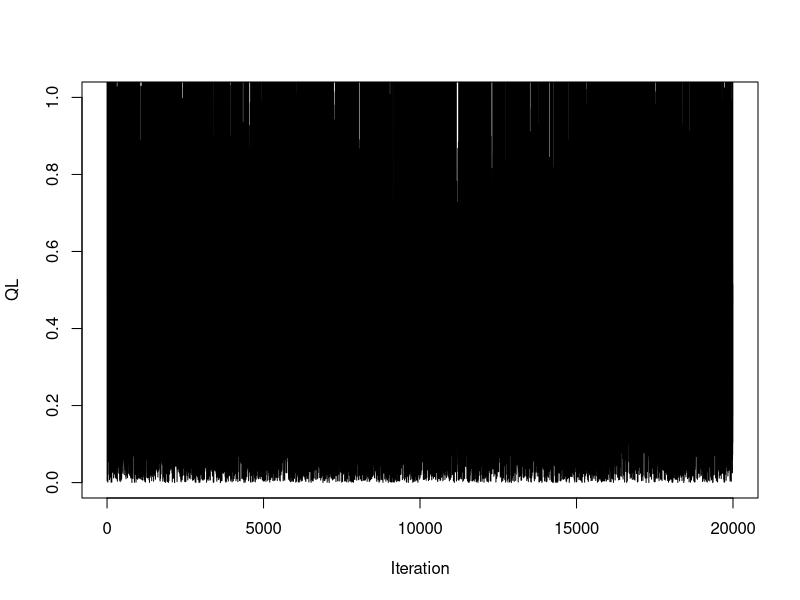
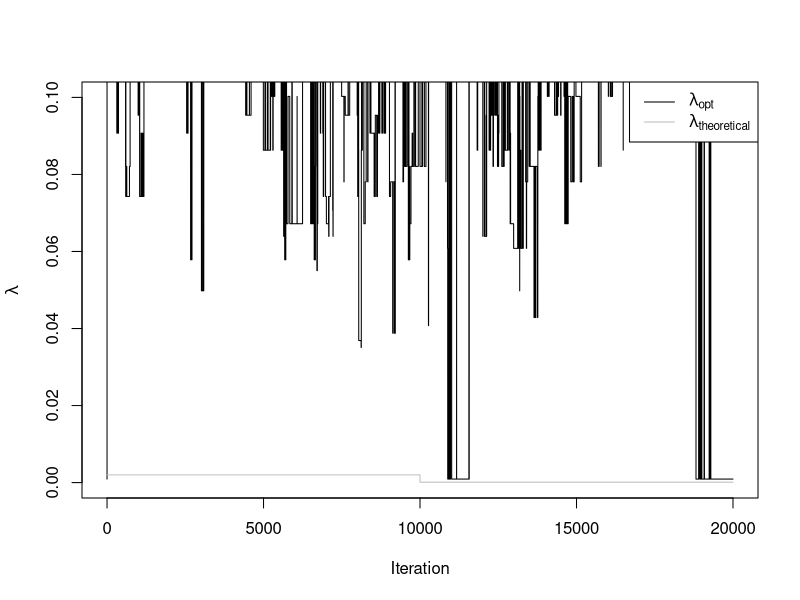
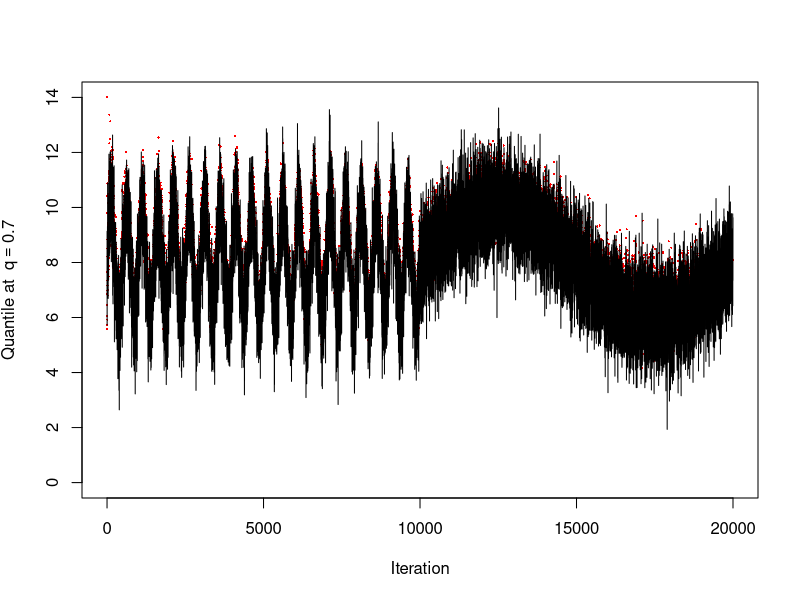

R code for these plots, in order: (Note: this script raises an error after producing the figures.)
## ---- chunk 1
library (dplyr)
## ---- chunk 2
rm (list = ls())
set.seed (1234)
## ---- chunk 3
D1 <- function (q_prob, q_hat) {
    return(q_prob * q_hat)
}
D2 <- function (q_prob, q_hat) {
    return((1 - q_prob) * q_hat)
}

# Incremental Algorithm (returns next iteration quantile estimates for each lambda_vec value)
DUMIQE <- function (t, x_obs, q_hat_t, lambda_vec, q_prob) {
    if (t == 0) { # Initialization step 
    Q_min <- 14 # I'm choosing a different value until it converges...
    return (rep (Q_min, times = length(lambda_vec))) # L was still not defined
    } else {
        return(ifelse (
            x_obs[t + 1] >= q_hat_t,                    # Logical vector
            # RECALL: between 2 vectors * performs element-wise multiplication 
            q_hat_t + lambda_vec * D1(q_prob, q_hat_t), # If TRUE
            q_hat_t - lambda_vec * D2(q_prob, q_hat_t)  # If FALSE
        )) 
    }
}
## ---- chunk 4
QL <- function (t, x_obs, q_hat_t, q_prob) {
    return(ifelse(
        x_obs[t + 1] >= q_hat_t,               # Logical vector
        (1-q_prob) * (x_obs[t + 1] - q_hat_t), # If TRUE
        q_prob * (q_hat_t - x_obs[t + 1])      # If FALSE
    ))
}
## ---- chunk 5
tau1  <- 500
tau2  <- 10^4
T     <- 10^4
tau_n <- function (t) {
    return(tau1 * as.integer(t < T) + tau2 * as.integer(t >= T & t < 2*T))
}
iter <- 0:(2*T - 1)

# Normally distributed data stream
miu    <- 8
b      <- 2
sigma  <- 1
t      <- iter
mean_t <- miu + b * sin(2 * pi * t / tau_n(t))
normal_stream <- rnorm(
    n = 2*T,
    mean = mean_t,
    sd = sigma
)
## ---- chunk 6
q_fig2 <- 0.7
## ---- chunk 7
possible_lambdas <- exp(seq (from = -7, to = 0, by = 0.05))
L <- length(possible_lambdas) # number of estimates per iteration 

gamma_Oracle <- 1 - (0.01)^(1/1000) # 0.005 
## ---- chunk 8
q_hat   <- matrix(0, nrow = 2*T, ncol = L)
QL_hat  <- matrix(0, nrow = 2*T, ncol = L)
EQL_hat <- matrix(0, nrow = 2*T, ncol = L)

oracle_lambdas         <- numeric(2*T)
oracle_quantiles       <- numeric(2*T)
oracle_QL              <- numeric(2*T)

for (t in iter) {
    # Quantiles estimates on iteration t for each value in possible_lambdas 
    q_hat[t + 1, ] <- DUMIQE(
        t, 
        normal_stream, 
        q_hat[max(t,1), ], # max is due to the initialization step
        possible_lambdas,
        q_fig2
    )

    QL_hat[t + 1, ] <- QL(t, normal_stream, q_hat[t + 1, ], q_fig2)

    # Expected Quantile Loss (EQL) function on iteration t. It is based on the exponentially weighted moving average.
    # It was previously defined as a function, but the node stack overflow error was thrown given it was defined recursively (so, e.g., it was evaluating all the previous steps creating very deep stack call)
    if (t == 0) {
        EQL_hat[t + 1, ] <- QL_hat[t + 1, ] # Initialization
    } else {
        EQL_hat[t + 1, ] <-
            (1 - gamma_Oracle) * EQL_hat[t, ] +
            gamma_Oracle * QL_hat[t + 1, ]
    }

    index <- which.min(EQL_hat[t + 1, ])
    # The Oracle approach stores the lambda value with the minimum estimated EQL
    oracle_lambdas [t + 1]  <- possible_lambdas[index]
    oracle_quantiles[t + 1] <- q_hat[t + 1, index]
    oracle_QL [t + 1]       <- QL_hat[t + 1, index]
}
## ---- chunk 9
plot(
    x = iter,
    y = oracle_QL,
    type = "l", # Line Plot
    ylim = c(0,1),
    xlab = "Iteration",
    ylab = "QL"
)
## ---- chunk 10
plot(
    x = iter,
    y = oracle_lambdas,
    type = "l", # Line Plot
    ylim = c(0,0.10),
    xlab = "Iteration",
    ylab = expression(lambda)
)

# Como calcular estes theoretically optimal values? Compute horizontal lines, is that it, or?
# they are related with how the stream is generated: 1/tau1 and 1/tau2? or something related with the average mean between those times?
theoretical_lambdas <- c(rep(1/tau1, times = T), rep(1/tau2, times = T))

lines(
    x = iter,
    y = theoretical_lambdas,
    col = "grey", # Light Grey (or Gray?)
    lty = 1 # Should be the same line type as the other (only the colour should change)
)

legend(
    "topright",
    legend = c(expression(lambda[opt]), expression(lambda[theoretical])),
    col = c("black", "grey"),
    lty = c(1, 1)#,
    #cex = 1.5
)
## ---- chunk 11
plot(
    x = iter,
    y = oracle_quantiles, # Estimated Quantiles...
    type = "p", # Points Plot
    pch = 16, cex = 0.3,
    col = "red",  
    ylim = c(0,14),
    xlab = "Iteration",
    ylab = expression("Quantile at " ~ q == 0.7)
)

lines(
    x = iter,
    y = normal_stream,
    col = "black",
    lwd = 1
)
## ---- chunk 12
# Chi-squared distributed data stream (to be used only for Fig. 3 => perhaps I'll need to redefine this... and tau_n function, eventually... with (N %% t) instead of t?) 
v <- 6
for (t in iter) {
    df_t <- v + b * sin(2 * pi * t / tau_n(t))
    chisq_stream[t + 1] <- rchisq(1, df = df_t)
}
## ---- chunk 13
# Definir melhor isto! The arguments
MSE <- function (observations, estimates) {
    return (mean((estimates - observations)^2))
}
## ---- chunk 14
# Theoretical time-varying quantile, Figure 2
q_true_fig2 <- mean_t + sigma * qnorm(q_fig2)

MSE <- function(true_quantiles, estimates) {
  mean((estimates - true_quantiles)^2)
}

mse_oracle <- MSE(q_true_fig2, oracle_quantiles)

mse_oracle
## ---- chunk 15
# HIL (High, Intermediate, Low) Approach
# Wrong value for M

U <- runif (, min = 0, max = 1000) # how many should I generate?
M <- 10^3 + U # number of iterations before an update of the update size tuning parameter, lambda
gamma_HIL <- 1 - (0.01)^(1/M)
a <- 1.5

    # L should be 3 for the HIL approach
